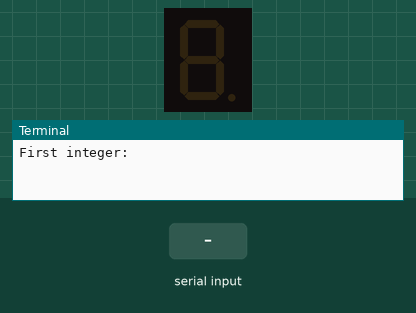
A program run on a simulated Raspberry Pi (header pin numbers). On the bench: 1-digit seven-segment display, the last lines printed to the terminal. The test bench sets the inputs (shaded band). The segment pins are drawn as the display they are named for.

Above: at 1.2 s.
1.3 s: "0" typed at the terminal, then Enter
At 1.6 s:
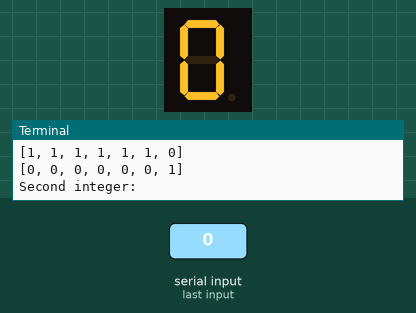
2.8 s: "1" typed at the terminal, then Enter
At 3.7 s:
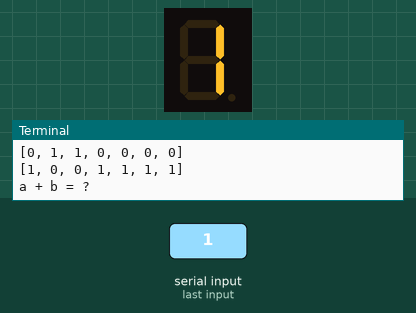
Timing chart, 0 to 5.8 s (numbered marks = the images above; inputs shaded):
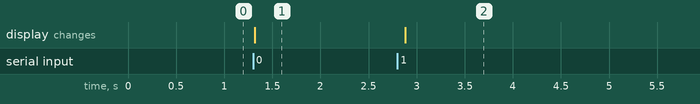

Measured:
- after the input at 1.3 s, the display: changes at once (image 1)
- after the input at 2.8 s, the display: changes after 0.08 s (image 2)

The program:

calculator.py
```python
from ssdisp import seven_segment_display as display

if __name__ == "__main__":
    a = int(input("First integer: "))
    display(a)
    b = int(input("Second integer: "))
    display(b)
    input("a + b = ?")
    sum_num = a + b
    display(sum_num)
```

ssdisp.py
```python
__author__ = 'Flatline01'
__version__ = '1.0.0'
import RPi.GPIO as GPIO
import time


def seven_segment_display(number: str,
                          anode: bool=True,
                          reset: bool=False,
                          power_mode: bool=False,
                          pin_scheme: dict=None):
    """
        Decode decimal number and pass to 7-segment LED display
        7-segment-scheme == PIN number GPIO (Raspberry Pi 3 B+)
        a == 12 (36)
        b == 11 (32)
        c == 7  (29)
        d == 5  (31)
        e == 3  (13)
        f == 8  (26)
        g == 10  (18)

        P. S. You can change PIN for your scheme in dictionary below
    """
    if type(number) == int:
        number = str(number)
    else:
        number = number.lower()

    if pin_scheme is None:
        DISPLAY_PIN_SCHEME = {
            'a': 36, 'b': 32, 'c': 29, 'd': 31, 'e': 13, 'f': 26, 'g': 18
            }
    else:
        DISPLAY_PIN_SCHEME = pin_scheme

    DEC_HEX = {
        '0': 0x7E, '1': 0x30, '2': 0x6D, '3': 0x79, '4': 0x33,
        '5': 0x5B, '6': 0x5F, '7': 0x70, '8': 0x7F, '9': 0x7B,
        'a': 0x77, 'b': 0x1F, 'c': 0x4E, 'd': 0x3D,
        'e': 0x4F, 'f': 0x47, 'test': 0x6C
        }
    display_state = [0, 0, 0, 0, 0, 0, 0]

    def decimal_hex_state(number: str) -> list:
        """
            Convert decimal input in hex code for display, and then hex-code
            to binary like a list of seven 0 and 1
        """
        # Decoding from hex to binary, and deleted '0b' in the begining
        display_command: list = list(bin(DEC_HEX[number]))
        display_command.pop(0)
        display_command.pop(0)

        # TODO deleted this test
        print(display_command)

        # Change type of '0' and '1' from str --> int in list
        # .reverse in the begining and in the end - for 0,
        #  if number is les then 7 binary digits
        display_command.reverse()
        for index in range(len(display_command)-1, -1, -1):
            display_state[index] = int(display_command[index])
        display_state.reverse()

        # TODO deleted this test
        print(display_state)

        # NOTE Change by default 0 to 1, and otherwise
        if anode:
            for i in range(0, len(display_state)):
                if display_state[i] == 0:
                    display_state[i] = 1
                else:
                    display_state[i] = 0

        # TODO deleted this test
        print(display_state)

        return display_state

    def displaying_number(display_state: list) -> None:
        """
            Send state to the pin in GPIO of Raspberry Pi 3
            and display the number
            BUG For now it's off for testing
        """
        GPIO.setmode(GPIO.BOARD)
        GPIO.setwarnings(False)

        # If in the future will be new interface with
        #  additional pin - for example for 'dot'
        keys_pin_list = list(DISPLAY_PIN_SCHEME.keys())
        keys_pin_list.sort()

        # Activation of PIN with value by key in dictionary
        for key_pin in keys_pin_list:
            GPIO.setup(DISPLAY_PIN_SCHEME[key_pin], GPIO.OUT, initial=0)

        # Cicle for displaying the number
        state_index = 0
        for key_pin in keys_pin_list:
            GPIO.output(
                DISPLAY_PIN_SCHEME[key_pin],
                display_state[state_index]
                )
            state_index += 1

    def start_sequence():
        sequence = [
            [0, 1, 1, 1, 1, 1, 1], [1, 0, 1, 1, 1, 1, 1],
            [1, 1, 0, 1, 1, 1, 1], [1, 1, 1, 0, 1, 1, 1],
            [1, 1, 1, 1, 0, 1, 1], [1, 1, 1, 1, 1, 0, 1],
            [0, 0, 0, 0, 0, 0, 0, ]
            ]

        for x in range(0, len(sequence)):
            displaying_number(sequence[x])
            time.sleep(0.5)

    # Check, if you want to reset your pin's, or start 'power_mode'
    if reset:
        GPIO.cleanup()
    elif power_mode:
        start_sequence()
    else:
        displaying_number(decimal_hex_state(number))


if __name__ == '__main__':
    # Test sequence
    seven_segment_display(0, power_mode=True)

    display_count = 0
    while display_count < 1:
        for y in range(0, 10):
            seven_segment_display(y)
            time.sleep(1)
        seven_segment_display('a')
        time.sleep(1)
        seven_segment_display('b')
        time.sleep(1)
        seven_segment_display('c')
        time.sleep(1)
        seven_segment_display('d')
        time.sleep(1)
        seven_segment_display('e')
        time.sleep(1)
        seven_segment_display('f')
        time.sleep(1)
        seven_segment_display('test')
        time.sleep(1)
        display_count += 1
    print('End')
    seven_segment_display(0, power_mode=True)
    time.sleep(3)
    seven_segment_display(4, reset=True)
```
